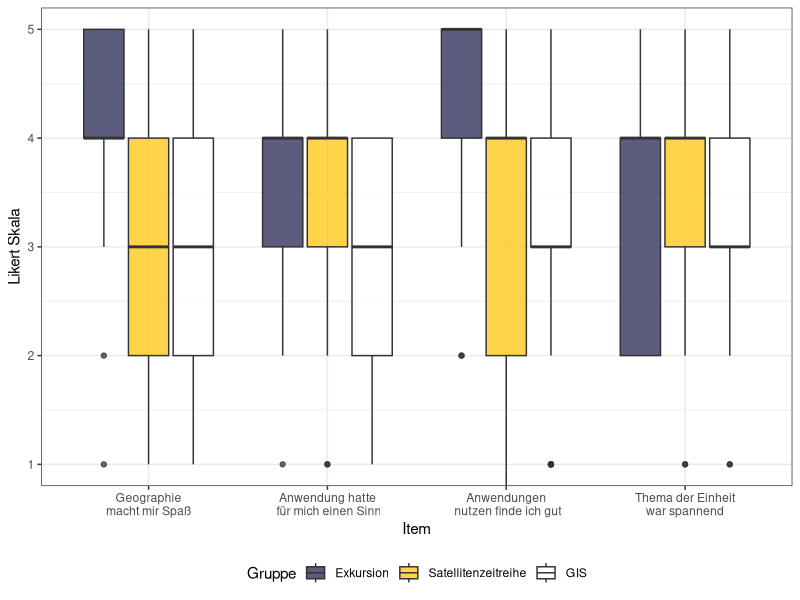

This figure's R source:
## ---- chunk 1
#| label: load-packages
#| message: false
#| warning: false
library(dplyr)
library(readr)
library(rstatix)  # Für Cohen's d
library(pwr)      # Für die Stichproben-Berechnung (Power Analysis)
## ---- chunk 2
df_new <- read_delim("Blersch_KIM_Analyse_pub_new_bereinigt.csv", delim = ";", show_col_types = FALSE) %>%
  rename(group = `ue-name`) # Gruppe zur Sicherheit umbenennen
## ---- chunk 3
geo_gut = df_new[22]   # Das Fach Geographie in der Schule macht mir Spaß (X18)
anwendung_sinn = df_new[10]  # Die Arbeit mit BLIF:Explorer hatte für mich einen Sinn (X6)
anwendung_gut = df_new[23]   # Die Arbeit mit Anwendungen im Unterricht finde ich gut (X19)
thema_spannend = df_new[28] # Ich fand das Thema der Einheit spannend (X24)

zusatzitems = df_new[,c(3, 22,10,23,28)] # check columns!
## ---- chunk 4

zusatzItems = setNames(
  df_new[, c(3, 22, 10, 23, 28)], 
  c("gruppe", "geo_gut", "anwendung_sinn", "anwendung_gut", "thema_spannend")
)
print(zusatzItems)               # 
## ---- chunk 5
library(reshape2)
library(ggplot2)

# Schritt A: Wir binden die Gruppe (z.B. Spalte 1) an die 4 neuen Spalten
# 'neuer_df' sind die 4 Spalten, die wir eben erstellt und benannt haben
df_viz_ready = data.frame(gruppe = df_new[, 1], zusatzItems)

# Schritt B: Umformen in das Long-Format
# id.vars="Gruppe" sorgt dafür, dass die Gruppe erhalten bleibt und nicht "geschmolzen" wird
data_plot = melt(df_viz_ready, 
                  id.vars = "gruppe", 
                  measure.vars = c("geo_gut", "anwendung_sinn", "anwendung_gut", "thema_spannend"))

# Schritt C: Spalten benennen (für schöne Achsenbeschriftungen im Plot)
colnames(data_plot) <- c("Gruppe", "Item", "Likert_Wert")

data_plot$Gruppe <- factor(data_plot$Gruppe, levels = c("exk", "szr", "gis"))
## ---- chunk 6
ggplot(data_plot, aes(x=Item, y=Likert_Wert, fill=Gruppe)) +
  geom_boxplot(alpha=0.75) +
  coord_cartesian(ylim = c(1, 5)) +
  
  # 1. ANPASSUNG DER GRUPPEN (Legende)
  scale_fill_manual(
    values = c("#252653","#FFC50B", "#FFFFFF", "#FFFFFF","#FFFFFF"),
    name = "Gruppe",                        # Titel der Legende
    labels = c("exk" = "Exkursion",
               "szr" = "Satellitenzeitreihe",
               "gis" = "GIS")         
  ) +
  
  # 2. ANPASSUNG DER ITEMS (X-Achse)
  scale_x_discrete(
    labels = c(
      "geo_gut" = "Geographie\nmacht mir Spaß",     # \n macht einen Zeilenumbruch
      "anwendung_sinn" = "Anwendung hatte\n für mich einen Sinn",
      "anwendung_gut" = "Anwendungen\n nutzen finde ich gut",
      "thema_spannend" = "Thema der Einheit\nwar spannend"
    )
  ) +
  theme_bw() +
  theme(legend.position="bottom", plot.title = element_text(size=11)) +
  labs(x = "Item", y = "Likert Skala")
